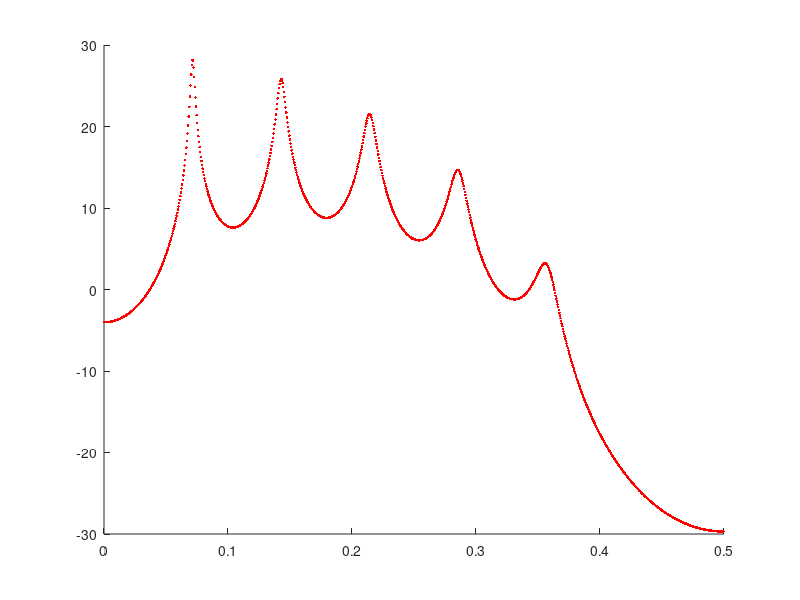

Source code (MATLAB): (Note: this script raises an error after producing the figure.)
clear all; clc; close all
% model parameters for test
r = 0.99; % Radius of the first pole
kk = 1:5;
rr = r.^kk; % all poles' radius
thetha = pi/7; % First pole angle
thethar = thetha.*kk; % all poles' angle
rN = 14;
rM = 4;
Burnin = 10000;
x = randn(1,Burnin+2^(rN+1)); % white noise
% para gerar espectro te?rico do sinal de teste
xa = 1;
for i=1:5
% 'xa' will have the coefficients for the theoretical spectra
xa = conv([1 -2*rr(i)*cos(thethar(i)) rr(i)^2],xa);
x = filter(1,[1 -2*rr(i)*cos(thethar(i)) rr(i)^2],x); % filter the signal
% to then generate 5 tonal peaks
end
% burn the transient
x = x(Burnin+1:end);
%%
linewidth = 1.3;
x = x(:);
disp(['signal variance: ' num2str(var(x))])
figure, hold on;
[ft,w]=freqz(1,xa,1024);
plot(w*.5/pi,20*log10(abs(ft)),'r.','LineWidth',linewidth)
wind = [1024 512 256 128];
for i=1:length(wind)
[spec,f]=welch_estimator(x,1,hann(wind(i)));
plot(f,10*log10(abs(reshape(spec/2,length(f),1))),'LineWidth',linewidth)
disp(['PSD integral w/ L=' num2str(wind(i)) ': ' num2str(sum(spec)*f(2))])
end
legend( 'theoretical spec',...
['Window ' num2str(wind(1))],...
['Window ' num2str(wind(2))],...
['Window ' num2str(wind(3))],...
['Window ' num2str(wind(4))])
xlabel('Normalized frequency'); ylabel('PSD [dB]');
title('Power spectra test');
grid
set(gca, 'FontSize', 13)
